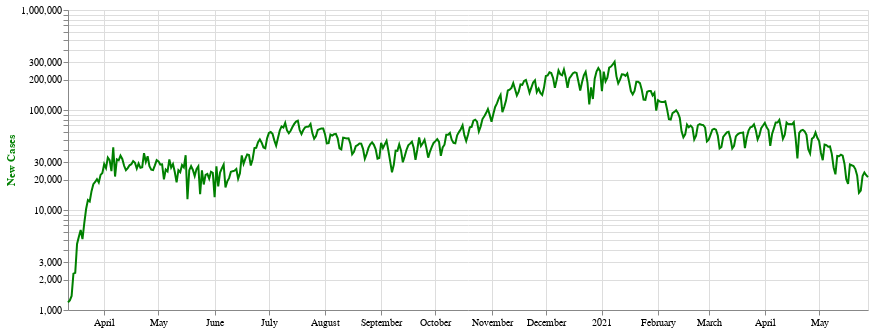

Write notebook code for a chart like this one.
### Code cell
alt.Chart(total_case_time.iloc[50:]).mark_line().encode(
    x=alt.X('submission_date:T', axis=alt.Axis(title=None)),
    y=alt.Y('new_case',
          axis=alt.Axis(title='New Cases', titleColor='green'), 
          scale=alt.Scale(type='log')),
    color=alt.value('green')
).properties(width=800)

### Figure 1 — Vega-Lite specification as saved in the notebook (floating-point values rounded to 4 significant figures; data arrays with more than 128 entries replaced by an {"elided": "..."} marker saying what was removed)
{"config": {"view": {"continuousWidth": 400, "continuousHeight": 300}}, "data": {"name": "data-5f991635d97c5be722763734d1a07685"}, "mark": "line", "encoding": {"color": {"value": "green"}, "x": {"type": "temporal", "axis": {"title": null}, "field": "submission_date"}, "y": {"type": "quantitative", "axis": {"title": "New Cases", "titleColor": "green"}, "field": "new_case", "scale": {"type": "log"}}}, "width": 800, "$schema": "https://vega.github.io/schema/vega-lite/v4.8.1.json", "datasets": {"data-5f991635d97c5be722763734d1a07685": {"elided": "443 records"}}}
